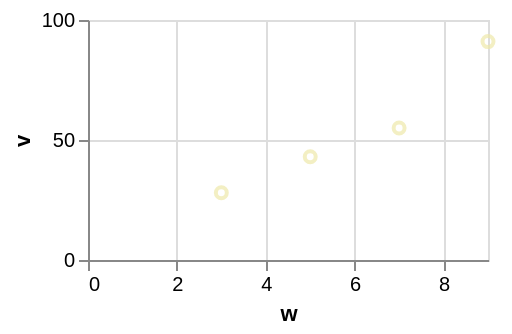

Source (Vega-Lite JSON):
### Vega-Lite specification from a JSON file in a GitHub repository (floating-point values rounded to 4 significant figures)
{"$schema": "https://vega.github.io/schema/vega-lite/v6.json", "width": 200, "height": 120, "data": {"values": [{"c": "alpha", "v": 28, "w": 3, "t": "2024-01-07"}, {"c": "beta", "v": 55, "w": 7, "t": "2024-03-19"}, {"c": "gamma", "v": 43, "w": 5, "t": "2024-06-02"}, {"c": "delta", "v": 91, "w": 9, "t": "2024-09-11"}]}, "mark": {"type": "point", "color": "palegoldenrod"}, "encoding": {"x": {"field": "w", "type": "quantitative"}, "y": {"field": "v", "type": "quantitative"}}}
